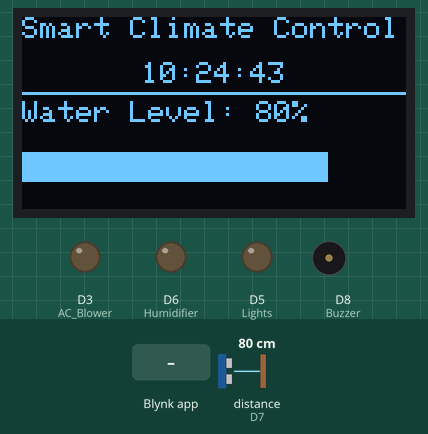
The sketch below on a simulated ESP8266 (NodeMCU). Shown: 128×64 one-colour display, output pins drawn as LEDs (lit = HIGH), buzzer (waves = sounding, pin HIGH). The inputs (shaded band) are chosen by the test bench; at power-on: distance to the obstacle (sensor on D7) 80 cm. The echo pulse lasts 58.3 µs per cm; WiFi joins after 1.5 s; servers stay silent unless stated; network time is answered at once with the bench clock; the local clock reads 2024-03-15 10:24:30 at power-on unless the sketch sets it; pins used as bus, display or sensor lines are not drawn; what the sketch prints to the serial monitor is not drawn.

Above: at 13.6 s.
13.7 s: Blynk app writes 200 to V7
At 14.8 s:
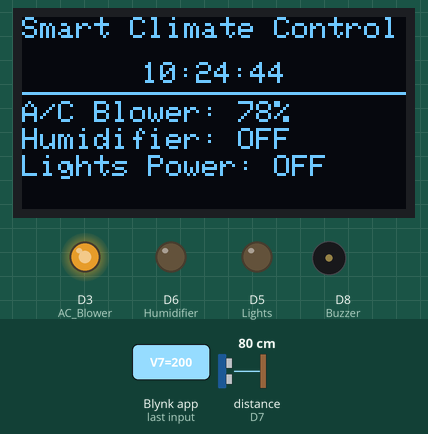
16.7 s: Blynk app writes 1 to V8
At 17.7 s:
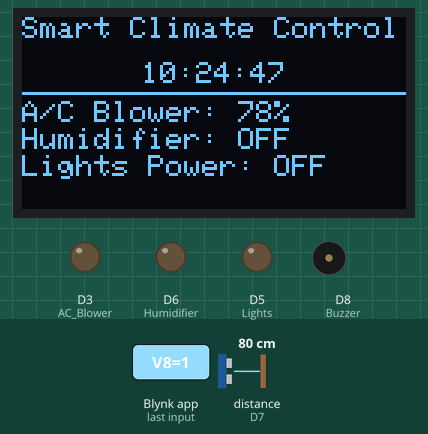
19.7 s: Blynk app writes 200 to V8
At 20.8 s:
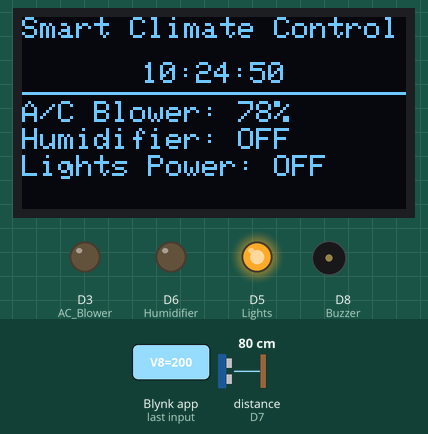
22.7 s: Blynk app writes 1 to V7
At 23.9 s:
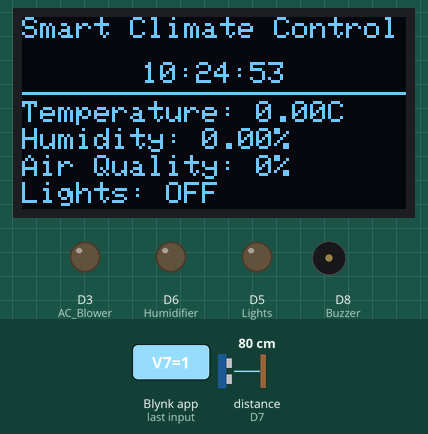
24.8 s: distance to the obstacle (sensor on D7) set to 2 cm
At 24.94 s:
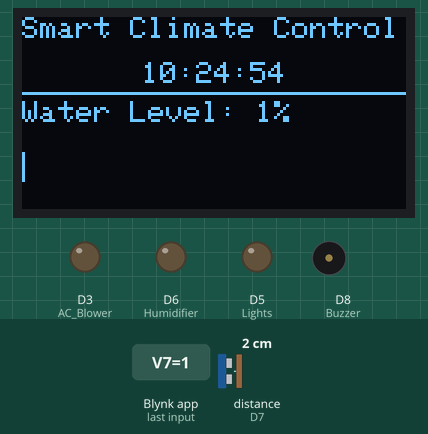
26.5 s: distance to the obstacle (sensor on D7) set to 4 cm
At 26.82 s:
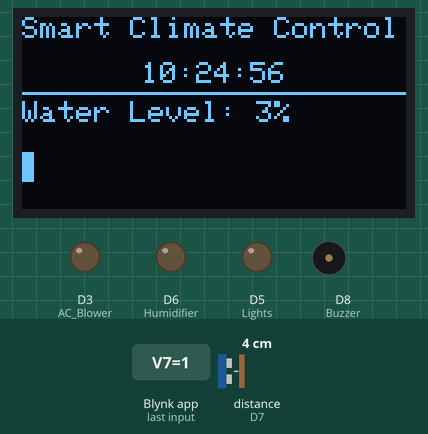
Timing chart, 0 to 29.5 s (numbered marks = the images above; inputs shaded):
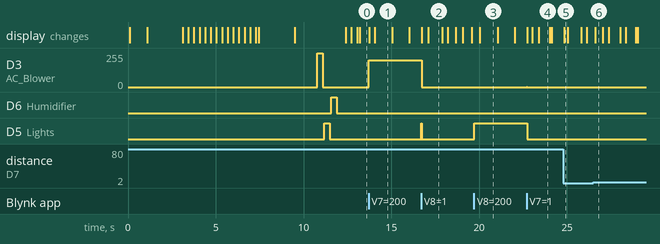

The sketch:

Main_Unit.ino
```cpp
#define BLYNK_TEMPLATE_ID "TMPL6edrAQpCC"
#define BLYNK_TEMPLATE_NAME "SmartClass Climate"
#define BLYNK_AUTH_TOKEN "NBwHqCHF34_NuwCmfPP6ykpm4HNoSGy-"

// #define BLYNK_TEMPLATE_ID "##################"
// #define BLYNK_TEMPLATE_NAME "SmartClass Climate"
// #define BLYNK_AUTH_TOKEN "####################################"

#define BLYNK_PRINT Serial

#include <ESP8266WiFi.h>
#include <BlynkSimpleEsp8266.h>
#include <ESP8266WebServer.h>
#include <Adafruit_GFX.h>
#include <Adafruit_SSD1306.h>
#include <Wire.h>
#include <NTPClient.h>
#include <WiFiUdp.h>


char ssid[] = "SLT_Fiber_Optic";
char pass[] = "Life1Mal7i";

ESP8266WebServer server(80);

const long utcOffsetInSeconds = 19800;
WiFiUDP ntpUDP;
NTPClient timeClient(ntpUDP, "pool.ntp.org", utcOffsetInSeconds);

#define SCREEN_WIDTH 128
#define SCREEN_HEIGHT 64
#define OLED_RESET    -1

Adafruit_SSD1306 display(SCREEN_WIDTH, SCREEN_HEIGHT, &Wire, OLED_RESET);

#define AC_Blower D3
#define Lights D5
#define Humidifier D6
#define Buzzer D8
#define TRIG_PIN D0
#define ECHO_PIN D7

float temperature = 0;
float humidity = 0;
int motion = 0;
int airQuality = 0;
int ldrSignal = 0;
int Hours = 0;
int MiN = 0;
int sec = 0;
int tempMin = 0;
int tempMax = 0;
int speedMin = 0;
int speedMax = 0;
String lightsStatus = "...";
int airQualityPercentage = 0;
int screenCount = 0;
int blowerSpeedPercentage = 0;
String lightPower = "...";
String HumidifierStatus = "...";
boolean ManualMode = false;
boolean Power = true;

void handleUpdate() {
  if (server.hasArg("temperature") && server.hasArg("humidity") &&
      server.hasArg("motion") && server.hasArg("airQuality") && server.hasArg("ldrSignal")) {
    temperature = server.arg("temperature").toFloat();
    humidity = server.arg("humidity").toFloat();
    motion = server.arg("motion").toInt();
    airQuality = server.arg("airQuality").toInt();
    ldrSignal = server.arg("ldrSignal").toInt();

    airQualityPercentage = map(airQuality, 0, 1023, 100, 0);

    Blynk.virtualWrite(V0, temperature);
    Blynk.virtualWrite(V1, humidity);
    Blynk.virtualWrite(V2, motion);
    Blynk.virtualWrite(V3, airQualityPercentage);
    Blynk.virtualWrite(V4, ldrSignal);

    server.send(200, "text/plain", "OK");
  } else {
    server.send(400, "text/plain", "Missing parameters");
  }
}

void setup() {
  Serial.begin(115200);

  server.on("/update", handleUpdate);

  server.begin();
  timeClient.begin();
  timeClient.update();

   if (!display.begin(SSD1306_SWITCHCAPVCC, 0x3C)) {
    Serial.println(F("SSD1306 allocation failed"));
    for (;;) ;
  }

  display.clearDisplay();
  display.setTextSize(2);
  display.setTextColor(SSD1306_WHITE);
  display.setCursor(35, 0);
  display.println(F("Smart"));
  display.setCursor(24, 20);
  display.println(F("Climate"));
  display.setCursor(24, 40);
  display.println(F("Control"));
  display.display();


  display.invertDisplay(true);
  delay(1000);
  display.invertDisplay(false);
  delay(2000);

  display.clearDisplay();
  display.setTextSize(1);
  display.setTextColor(SSD1306_WHITE);
  display.setCursor(0, 0);
  display.println(F("Smart Climate Control"));
  display.drawLine(0, SCREEN_HEIGHT / 5, SCREEN_WIDTH, SCREEN_HEIGHT / 5, SSD1306_WHITE);
  display.setCursor(35, 20);
  display.println("Loading...");

  for (int i = 0; i < 122; i++) {
    display.setCursor(i, 40);
    display.println("I");
    display.display();
    delay(10);
  }

  display.clearDisplay();
  display.setTextSize(1);
  display.setTextColor(SSD1306_WHITE);
  display.setCursor(0, 0);
  display.println(F("Smart Climate Control"));
  display.drawLine(0, SCREEN_HEIGHT / 5, SCREEN_WIDTH, SCREEN_HEIGHT / 5, SSD1306_WHITE);
  display.setCursor(0, 30);
  display.println(F("Connecting to WiFi..."));
  display.display();

  WiFi.begin(ssid, pass);

  int wifiTimeout = 10;
  while (WiFi.status() != WL_CONNECTED && wifiTimeout > 0) {
    delay(1000);
    wifiTimeout--;
    Serial.print(".");
  }


  if (WiFi.status() != WL_CONNECTED) {
    display.clearDisplay();
     display.setTextSize(1);
    display.setTextColor(SSD1306_WHITE);
    display.setCursor(0, 0);
    display.println(F("Smart Climate Control"));
    display.drawLine(0, SCREEN_HEIGHT / 5, SCREEN_WIDTH, SCREEN_HEIGHT / 5, SSD1306_WHITE);
    display.setCursor(0, 30);
    display.println(F("Failed to connect to WiFi"));
    display.display();
    Serial.println(F("Failed to connect to WiFi"));
    for (;;) ;
  }

  else {
    display.clearDisplay();
    display.setTextSize(1);
    display.setTextColor(SSD1306_WHITE);
    display.setCursor(0, 0);
    display.println(F("Smart Climate Control"));
    display.drawLine(0, SCREEN_HEIGHT / 5, SCREEN_WIDTH, SCREEN_HEIGHT / 5, SSD1306_WHITE);
    display.setCursor(5, 30);
    display.println(F("Connected to WiFi"));
    display.display();
    Serial.println(F("Connected to WiFi"));
    delay(1000);
  }

  Blynk.begin(BLYNK_AUTH_TOKEN, ssid, pass);


  pinMode(D0, OUTPUT);
  pinMode(AC_Blower, OUTPUT);
  pinMode(Lights, OUTPUT);
  pinMode(Humidifier, OUTPUT);
  pinMode(Buzzer, OUTPUT);
  pinMode(TRIG_PIN, OUTPUT);
  pinMode(ECHO_PIN, INPUT);

  digitalWrite(AC_Blower, HIGH);
  delay(300);
  digitalWrite(AC_Blower, LOW);
  delay(100);
  digitalWrite(Lights, HIGH);
  delay(300);
  digitalWrite(Lights, LOW);
  delay(100);
  digitalWrite(Humidifier, HIGH);
  delay(300);
  digitalWrite(Humidifier, LOW);

  delay(500);
  display.clearDisplay();
  display.display();
}

void loop() { //------------------------------------------------------------------------------- loop start -----------------------------------------
  Blynk.run();
  server.handleClient();
  timeClient.update();

  digitalWrite(Buzzer, LOW); // --------------------- test
  Serial.println(temperature);

  Hours = timeClient.getHours();
  MiN = timeClient.getMinutes();
  sec = timeClient.getSeconds();

  if(!ManualMode){

  if(Hours > 7 && Hours < 18){ // day time
  ScreenSwitch();
  if(motion){ // daytime someone in the class
//------------------------------------------------------ for temp ac blower control -----------------------------------------------
  tempMin = 20;
  tempMax = 30;
  speedMin = 0;
  speedMax = 255;


  int blowerSpeed = mapTemperatureToBlowerSpeed(temperature, tempMin, tempMax, speedMin, speedMax);
  blowerSpeed = constrain(blowerSpeed, speedMin, speedMax);
  blowerSpeedPercentage = map(blowerSpeed, 0, 255, 0, 100);
  analogWrite(AC_Blower, blowerSpeed);
  Blynk.virtualWrite(V5, blowerSpeedPercentage);

// ------------------------------------------------------ lights control ---------------------------------------------------------
  digitalWrite(Lights, HIGH);
  lightPower = "ON";
  if (ldrSignal){
  digitalWrite(Buzzer, LOW);
  }

  else {
  digitalWrite(Buzzer, HIGH);
  Blynk.logEvent("chkLights");
  }

//-------------------------------------------------------- Humidifier control ----------------------------------------------------

  if (humidity < 50){
    digitalWrite(Humidifier, HIGH);
    HumidifierStatus = "ON";
    Blynk.virtualWrite(V6, 1);
  }

  }

  else{ // daytime but no one in the class
  digitalWrite(AC_Blower, LOW);
  digitalWrite(Lights, LOW);
  digitalWrite(Humidifier, LOW);
  HumidifierStatus = "OFF";
  Blynk.virtualWrite(V6, 0);
  lightPower = "OFF";
  }

  }

  else{ // night time
  digitalWrite(AC_Blower, LOW);
  digitalWrite(Humidifier, LOW);
  HumidifierStatus = "OFF";
  Blynk.virtualWrite(V6, 0);
  showScreen4();

  if(motion){ // someone in the class
    digitalWrite(Lights, HIGH);
    lightPower = "ON";

      if (ldrSignal){
  digitalWrite(Buzzer, LOW);
  }

  else {
  digitalWrite(Buzzer, HIGH);
  Blynk.logEvent("chkLights");
  }

    Blynk.logEvent("NightMotion");
    digitalWrite(Buzzer, HIGH);
  }

  else{
    digitalWrite(Lights, LOW);
    lightPower = "OFF";
    digitalWrite(Buzzer, LOW);
  }


  }
  }

  else { // when manual mode is on
  showScreen3();
  }


} //////////////////////////////////////////////////////// loop end ////////////

int mapTemperatureToBlowerSpeed(int temp, int tempMin, int tempMax, int speedMin, int speedMax) {
  return map(temp, tempMin, tempMax, speedMin, speedMax);
}

BLYNK_WRITE(V7) {
  int blowerSpeed = param.asInt();

  if (blowerSpeed > 1){
    ManualMode = true;
  }

  else{
    ManualMode = false;
  }

  blowerSpeedPercentage = map(blowerSpeed, 0, 255, 0, 100);
  Blynk.virtualWrite(V5, blowerSpeedPercentage);
  analogWrite(AC_Blower, blowerSpeed);
}

BLYNK_WRITE(V8) {
  int SetLights = param.asInt();

  if (SetLights > 1){
    ManualMode = true;
  }

  else{
    ManualMode = false;
  }

  if(SetLights){
  Blynk.virtualWrite(V4, 1);
  digitalWrite(Lights, HIGH);
  }

  else{
  Blynk.virtualWrite(V4, 0);
  digitalWrite(Lights, LOW);
  }

}

BLYNK_WRITE(V9) {
  int SetPower = param.asInt();
  if (SetPower){
    Power = false;
  }
  else{
    Power = true;
  }
}


void ScreenSwitch(){
screenCount++;
if(screenCount < 30){
  showScreen1();
}

else if (screenCount > 30 && screenCount < 60){
  showScreen2();
}

else if (screenCount > 60){
  showScreen3();
  if(screenCount == 90){
    screenCount = 0;
  }
}
}

void showScreen4(){
   char timeString[9];
  sprintf(timeString, "%02d:%02d:%02d", Hours, MiN, sec);

  display.clearDisplay();
  display.setTextSize(1);
  display.setTextColor(SSD1306_WHITE);
  display.setCursor(0, 0);
  display.println(F("Smart Climate Control"));
  display.drawLine(0, SCREEN_HEIGHT / 2.5, SCREEN_WIDTH, SCREEN_HEIGHT / 2.5, SSD1306_WHITE);

  display.setCursor(40, 15);
  display.println(timeString);

  display.setCursor(0, 30);
  display.print("Night Mode Active!");

}

void showScreen3(){
  char timeString[9];
  sprintf(timeString, "%02d:%02d:%02d", Hours, MiN, sec);

  display.clearDisplay();
  display.setTextSize(1);
  display.setTextColor(SSD1306_WHITE);
  display.setCursor(0, 0);
  display.println(F("Smart Climate Control"));
  display.drawLine(0, SCREEN_HEIGHT / 2.5, SCREEN_WIDTH, SCREEN_HEIGHT / 2.5, SSD1306_WHITE);

  display.setCursor(40, 15);
  display.println(timeString);

  display.setCursor(0, 28);
  display.print("A/C Blower: ");
  display.print(blowerSpeedPercentage);
  display.print("%");

  display.setCursor(0, 37);
  display.print("Humidifier: ");
  display.print(HumidifierStatus);

  display.setCursor(0, 46);
  display.print("Lights Power: ");
  display.print(lightPower);

  display.display();

}

void showScreen2(){
  char timeString[9];
  sprintf(timeString, "%02d:%02d:%02d", Hours, MiN, sec);
  long duration, distance;

  digitalWrite(TRIG_PIN, LOW);
  delayMicroseconds(2);
  digitalWrite(TRIG_PIN, HIGH);
  delayMicroseconds(10);
  digitalWrite(TRIG_PIN, LOW);

  duration = pulseIn(ECHO_PIN, HIGH);
  distance = (duration / 2) / 29.1;

  int maxDistance = 100;
  if(distance > maxDistance) {
    distance = maxDistance;
  }

  int barLength = map(distance, 0, maxDistance, 0, SCREEN_WIDTH);

  display.clearDisplay();

  display.fillRect(0, 45, barLength, 10, SSD1306_WHITE);

  display.setTextSize(1);
  display.setTextColor(SSD1306_WHITE);
  display.setCursor(0, 0);
  display.println(F("Smart Climate Control"));
  display.drawLine(0, SCREEN_HEIGHT / 2.5, SCREEN_WIDTH, SCREEN_HEIGHT / 2.5, SSD1306_WHITE);

  display.setCursor(40, 15);
  display.println(timeString);

  display.setCursor(0, 28);
  display.print("Water Level: ");
  display.print(distance);
  display.print("%");

  display.display();

  if (distance < 25){
    Blynk.logEvent("lowWater");
  }

}

void showScreen1(){
  char timeString[9];
  sprintf(timeString, "%02d:%02d:%02d", Hours, MiN, sec);

  if (ldrSignal){
    lightsStatus = "ON";
  }
  else{
    lightsStatus = "OFF";
  }

  display.clearDisplay();
  display.setTextSize(1);
  display.setTextColor(SSD1306_WHITE);
  display.setCursor(0, 0);
  display.println(F("Smart Climate Control"));
  display.drawLine(0, SCREEN_HEIGHT / 2.5, SCREEN_WIDTH, SCREEN_HEIGHT / 2.5, SSD1306_WHITE);

  display.setCursor(40, 15);
  display.println(timeString);

  display.setCursor(0, 28);
  display.print("Temperature: ");
  display.print(temperature);
  display.print("C");

  display.setCursor(0, 37);
  display.print("Humidity: ");
  display.print(humidity);
  display.print("%");

  display.setCursor(0, 46);
  display.print("Air Quality: ");
  display.print(airQualityPercentage);
  display.print("%");

  display.setCursor(0, 55);
  display.print("Lights: ");
  display.print(lightsStatus);

  display.display();

  if (airQualityPercentage < 30){
    Blynk.logEvent("LowAirQuality");
    digitalWrite(Buzzer, HIGH);
  }
  else{
    digitalWrite(Buzzer, LOW);
  }

  if (humidity < 40){
  Blynk.logEvent("LowHumidity");
  digitalWrite(Buzzer, HIGH);
  }
  else{
    digitalWrite(Buzzer, LOW);
  }

  if (temperature > 29){
  Blynk.logEvent("Lowtemp");
  digitalWrite(Buzzer, HIGH);
  }
  else{
    digitalWrite(Buzzer, LOW);
  }
}
```

Measured:
- after the input at 13.7 s, D3 (AC_Blower): 0/255 → 200/255 at once
- after the input at 16.7 s, D3 (AC_Blower): 200/255 → 0/255 at once; D5 (Lights): LOW → HIGH at once, → LOW 0.03 s later; the display: first changes at once (image 2 shows a later state)
- after the input at 19.7 s, D5 (Lights): LOW → HIGH at once
- after the input at 22.7 s, D3 (AC_Blower): 0/255 → 1/255 at once, → 0/255 0.03 s later; D5 (Lights): HIGH → LOW at once
- after the input at 24.8 s, the display: changes at once (image 5)
- what the display in image 1 shows lasts 0.9 s, from 14.1 s to 15.0 s
- what the display in image 2 shows lasts 0.8 s, from 17.1 s to 17.9 s
